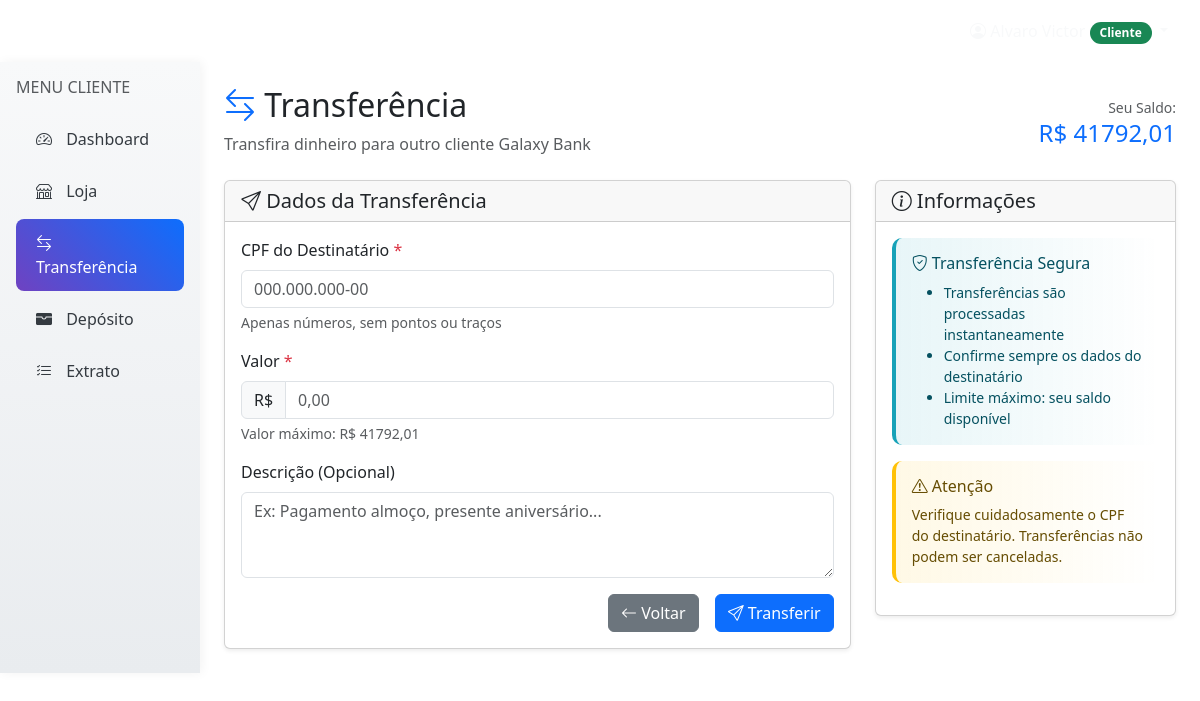
The page /transferencia/ (signed in) on the database as committed earlier.
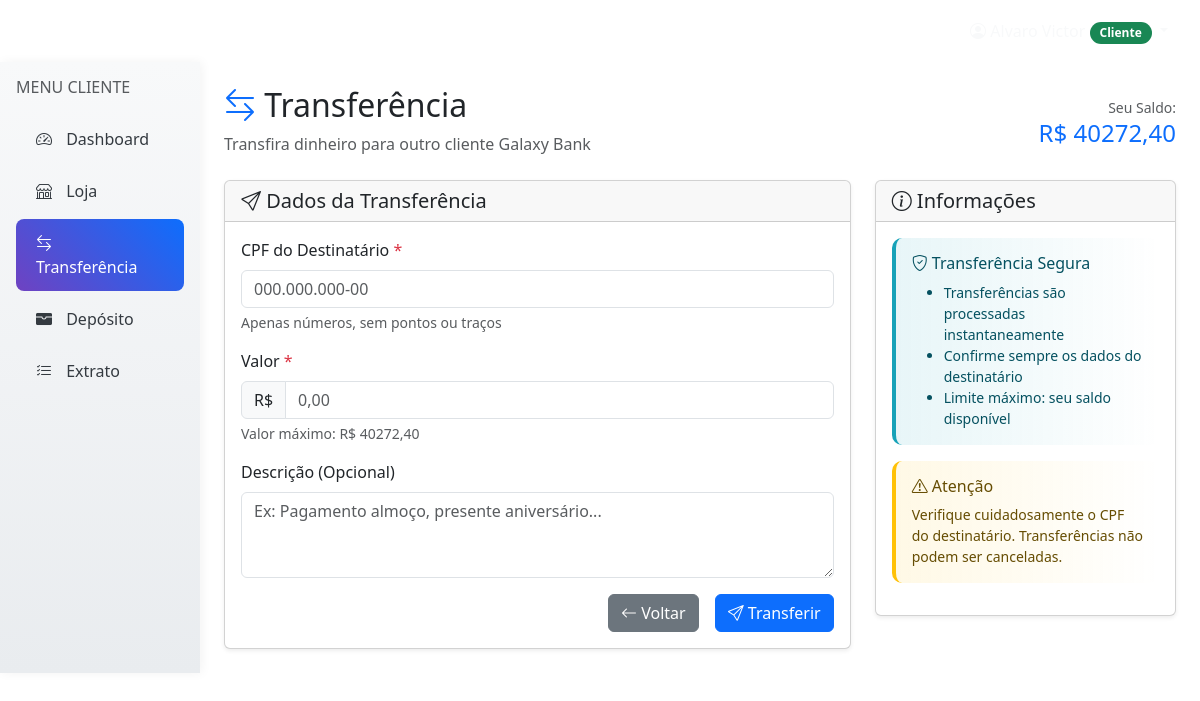
The same page on the database as committed later.
### usuarios/models.py (models this page shows, shortened)
class Cliente(models.Model):
    usuario = models.OneToOneField(Usuario, on_delete=models.CASCADE, primary_key=True)
    cpf = models.CharField(
        max_length=11,
        unique=True,
        validators=[RegexValidator(r'^\d{11}$', message='CPF deve conter 11 dígitos')]
    )
    score_pontos = models.IntegerField(default=0)
    saldo = models.DecimalField(max_digits=10, decimal_places=2, default=1000.00)
    limite_credito = models.DecimalField(max_digits=10, decimal_places=2, default=0.00)
    limite_credito_aprovado = models.BooleanField(default=False)
    data_cadastro = models.DateTimeField(auto_now_add=True)
    class Meta:
        verbose_name = 'Cliente'
        verbose_name_plural = 'Clientes'

### usuarios/views.py (the view, shortened to what this page needs)
# urls.py: path('transferencia/', views.transferencia, name='transferencia'),
@login_required
@csrf_protect
def transferencia(request):
    if request.user.tipo_usuario != 'cliente':
        messages.error(request, 'Apenas clientes podem realizar transferências.')
        return redirect('usuarios:dashboard_cliente')
    try:
        cliente = Cliente.objects.get(usuario=request.user)
    except Cliente.DoesNotExist:
        messages.error(request, 'Perfil de cliente não encontrado.')
        return redirect('usuarios:login')
    context = {
        'cliente': cliente,
    }
    return render(request, 'usuarios/transferencia.html', context)

### usuarios/templates/usuarios/transferencia.html (shortened to what the changed rows need)
{% extends 'usuarios/base.html' %}
{% block content %}
<div class="row g-0">
    <div class="col-md-9 col-lg-10 main-content">
        <div class="p-4">
            <div class="d-flex justify-content-between align-items-center mb-4">
                <div>
                    <h2><i class="bi bi-arrow-left-right text-primary"></i> Transferência</h2>
                </div>
                <div class="text-end">
                    <small class="text-muted">Seu Saldo:</small><br>
                    <h4 class="text-primary mb-0">R$ {{ cliente.saldo|floatformat:2 }}</h4>
                </div>
            </div>
            <div class="row">
                <div class="col-lg-8">
                    <div class="card shadow-sm">
                        <div class="card-body">
                            <form method="post">
                                <div class="mb-3">
                                    <label for="valor" class="form-label">Valor <span class="text-danger">*</span></label>
                                    <div class="input-group">
                                        <span class="input-group-text">R$</span>
                                        <input type="text" class="form-control" id="valor" name="valor"
                                               placeholder="0,00" required>
                                    </div>
                                    <div class="form-text">Valor máximo: R$ {{ cliente.saldo|floatformat:2 }}</div>
                                </div>
                            </form>
                        </div>
                    </div>
                </div>
            </div>
        </div>
    </div>
</div>
{% endblock %}

Rows that differ between the two databases and show on the page:
changed Cliente: saldo "41792,01" → "40272,40"
